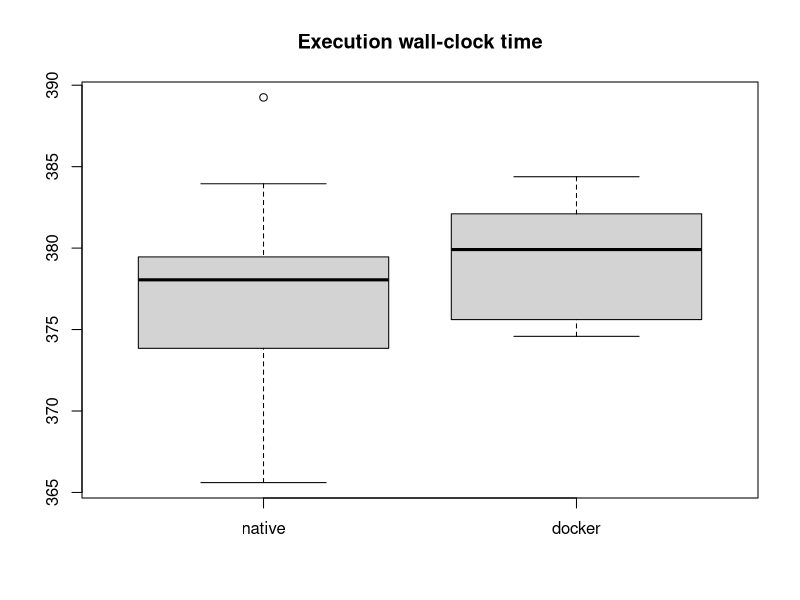
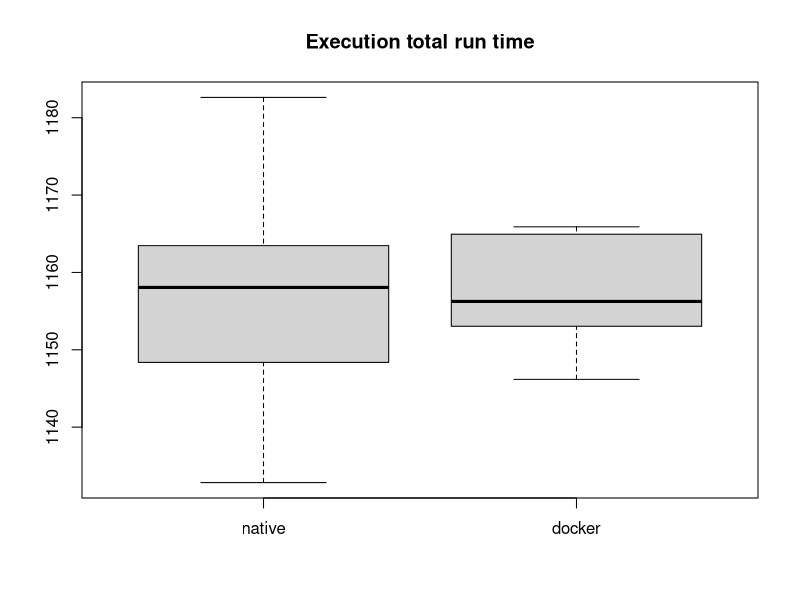
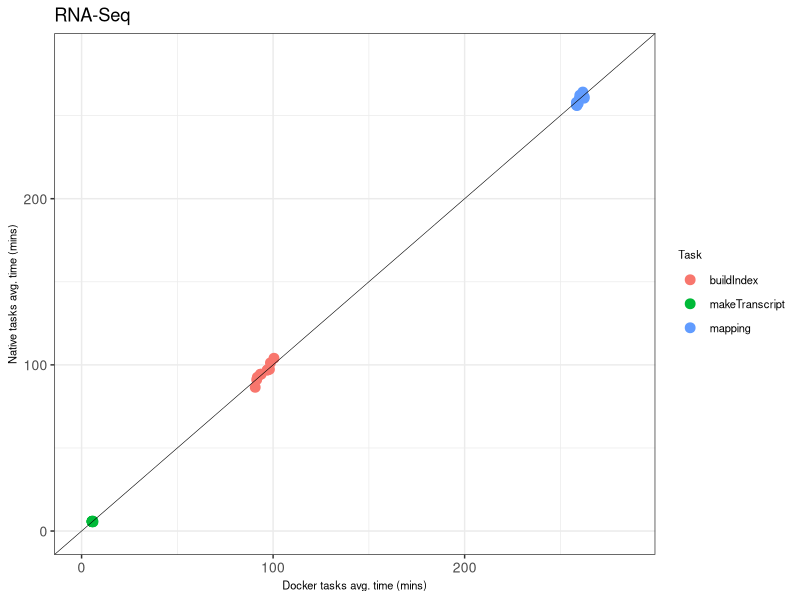

Source code (R) for these figures, in order:
native <- read.delim("time_native.txt", header=TRUE)
docker <- read.delim("time_docker.txt", header=TRUE)

n_elapsed <- native$delta / 1000 / 60 
d_elapsed <- docker$delta / 1000 / 60 

png(filename = "fig_wall_time.png")
boxplot(n_elapsed, d_elapsed, names = c("native","docker"))
title("Execution wall-clock time")
dev.off()

n_cputime <- native$realtime / 1000 / 60 
d_cputime <- docker$realtime / 1000 / 60 

png(filename = "fig_run_time.png")
boxplot(n_cputime, d_cputime, names = c("native","docker"))
title("Execution total run time")
dev.off()



library(reshape)
library(ggplot2)
library(grid)
NF_stats<-read.csv("plot.csv",header=T)

png(filename = "fig_correlation.png", width = 5, height = 4, units = 'in', res = 300)
melt(NF_stats, measure.vars=c("realtime_docker", "realtime_native")) -> melted.NF_stats
max_axis = max(c(NF_stats[,2], NF_stats[,3]))/1000/60 * 1.08
qplot(x=(realtime_docker/1000)/60, y=(realtime_native/1000)/60, data=NF_stats, main="", color=name, ylab="Native tasks avg. time (mins)", xlab="Docker tasks avg. time (mins)") + 
 geom_point(size = 3) + coord_cartesian(xlim=c(0,max_axis), ylim=c(0,max_axis)) + 
 geom_abline(intercept = 0, size=.2)+ 
 theme_bw() +
 theme(axis.text.x=element_text(size=10), axis.text.y=element_text(size=10), axis.title.y=element_text(size=8), axis.title.x=element_text(size=8),legend.text=element_text(size=8),legend.title=element_text(size=8)) + 
 labs(color = "Task", title='RNA-Seq')
dev.off()
